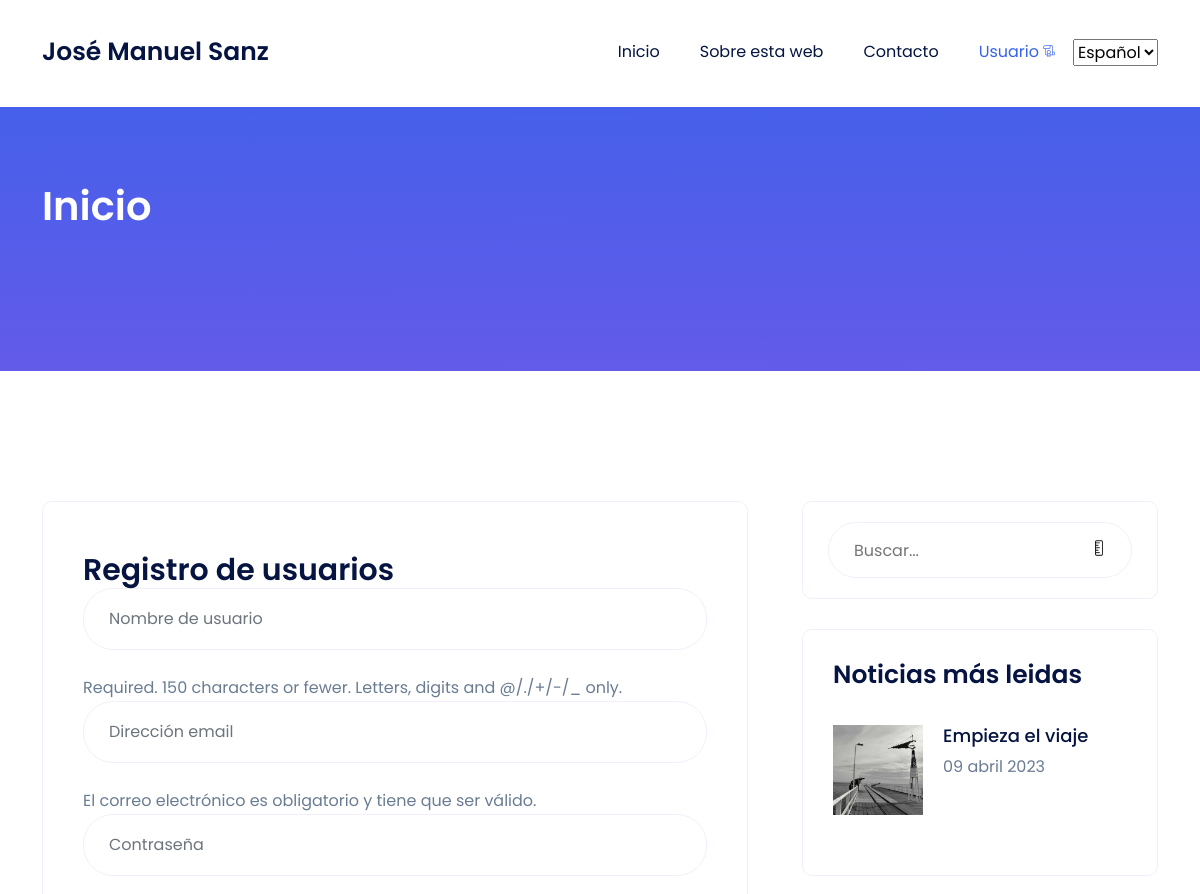
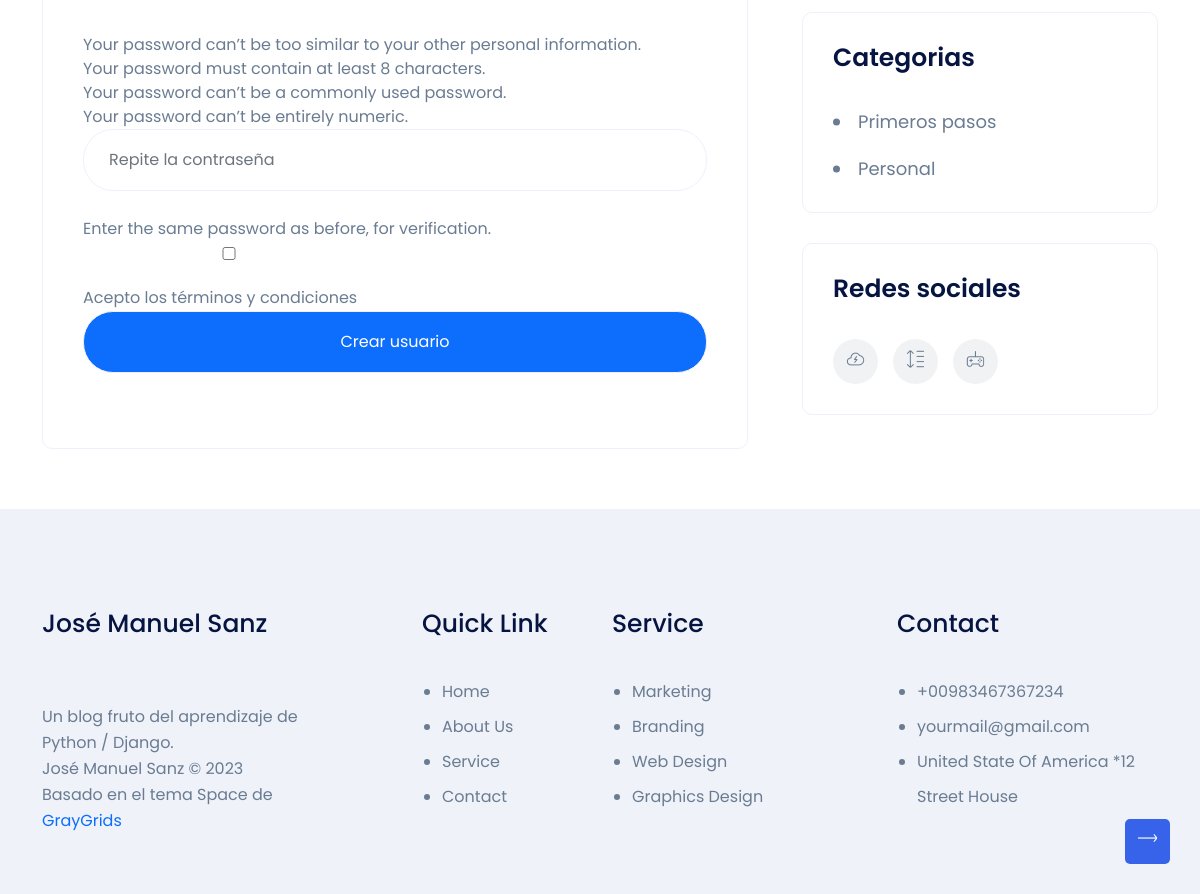
/usuarios/registro/, run on the app's committed database (2 pictures, top to bottom).
### core/models.py (models this page shows, shortened)
class Pagina(models.Model):
    titulo = models.CharField(max_length=250)
    subtitulo = models.CharField(max_length=250)
    id = models.AutoField(primary_key=True)
    slug = models.SlugField(unique=True, default=0)
    contenido = RichTextField()
    imagen = models.ImageField(upload_to='paginas')
    fecha_creacion = models.DateTimeField(auto_now_add=True) # Se añade la hora de forma automática cuando se crea el registro
    fecha_actualizacion = models.DateTimeField(auto_now=True) # Se añade la hora de forma automática al actualizarse el campo
    class Meta:
        verbose_name = "pagina"
        verbose_name_plural = "paginas"
        ordering = ["-fecha_creacion"] # Ordena por defecto de mas antiguo a mas nuevo, con (-NombreCampo), cambia a la inversa

### blog/models.py (models this page shows, shortened)
class Blog(models.Model):
    id = models.AutoField(primary_key=True)
    titulo = models.CharField(max_length=250)
    slug = models.SlugField(unique=True, default=0)
    subtitulo = models.CharField(max_length=250)
    contenido = RichTextField()
    imagen = models.ImageField(upload_to='blog')
    fecha_creacion = models.DateTimeField(auto_now_add=True) # Se añade la hora de forma automática cuando se crea el registro
    fecha_actualizacion = models.DateTimeField(auto_now=True) # Se añade la hora de forma automática al actualizarse el campo
    autor = models.ForeignKey(Autor, on_delete=models.CASCADE, related_name='blogs')
    num_visitas = models.PositiveIntegerField(default=0) # Nuevo campo para contabilizar el número de visitas
    categorias = models.ManyToManyField(Categoria, related_name=_('categorias'))
    class Meta:
        verbose_name = "noticia"
        verbose_name_plural = "noticias"
        ordering = ["-fecha_creacion"] # Ordena por defecto de mas antiguo a mas nuevo, con (-NombreCampo), cambia a la inversa

class Categoria(models.Model):
    nombre = models.CharField(max_length=100)
    slug = models.SlugField(unique=True, default=0)

### registration/views.py (the view, shortened to what this page needs)
# urls.py: path('registro/', RegistroView.as_view(), name="registro"),
class RegistroView(CreateView):
    form_class = RegistroConMail
    template_name = 'registration/registro.html'
    def get_form(self, form_class=None):
        form = super(RegistroView, self).get_form()
        form.fields['username'].widget = forms.TextInput(attrs={'class':'form-control', 'placeholder':'Nombre de usuario'})
        form.fields['email'].widget = forms.EmailInput(attrs={'class':'form-control', 'placeholder':'Dirección email'})
        form.fields['password1'].widget = forms.PasswordInput(attrs={'class':'form-control', 'placeholder':'Contraseña'})
        form.fields['password2'].widget = forms.PasswordInput(attrs={'class':'form-control', 'placeholder':'Repite la contraseña'})
        return form

### registration/forms.py (shortened to what this page needs)
class RegistroConMail(UserCreationForm):
    email = forms.EmailField(required=True, help_text="El correo electrónico es obligatorio y tiene que ser válido.")
    class Meta:
        model = User
        fields = ("username", "email", "password1", "password2")

### blog/utils.py (called while the page is built)
def mas_leidas():
    return Blog.objects.all().order_by('-num_visitas')[:3]

def lista_categorias():
   return Categoria.objects.all()

### core/utils.py (called while the page is built)
def obtener_paginas():
    return Pagina.objects.all()

### core/views.py (called while the page is built)
def paginas_context(request):
    return {'paginas': obtener_paginas()}

def noticias_context(request):
    return {'mas_leidas': mas_leidas()}

def categorias_context(request):
    return {'categorias': lista_categorias()}

### registration/templates/registration/registro.html (shortened to what this page needs)
{% extends 'core/base.html' %}
{% load i18n %}
{% block content %}
<section class="blog-section pt-130">
    <div class="container">
        <div class="row">
            <div class="col-xl-8 col-lg-7">
                <div class="left-side-wrapper mb-60">
                    <div class="single-blog blog-style-2 mb-60 wow fadeInUp">
                        <div class="comment-form-wrapper ms-0">
                            <h3>Registro de usuarios</h3>
                            <form action="{% url 'registro' %}" method="POST" class="comment-form">
                                {{form.as_p}}
                                <p style="display: inline-block; vertical-align: middle;">
                                    <input type="checkbox" name="terms" id="terms">
                                    <span>Acepto los términos y condiciones</span>
                                  </p>
                                <input type="submit" class="btn btn-primary" value="{% trans 'Crear usuario' %}">
                            </form>
                        </div>
                    </div>
                </div>
            </div>
{% endblock%}

### core/templates/core/base.html (shortened to what this page needs)
<!doctype html>
<html lang="es">
<head>
    {% load static %}
    {% load i18n %}
    <link rel="stylesheet" href="https://cdn.jsdelivr.net/npm/bootstrap@4.0.0/dist/css/bootstrap.min.css">
    <link rel="stylesheet" href="{% static 'core/assets/css/LineIcons.2.0.css' %}">
    <link rel="stylesheet" href="{% static 'core/assets/css/animate.css' %}">
    <link rel="stylesheet" href="{% static 'core/assets/css/tiny-slider.css' %}">
    <link rel="stylesheet" href="{% static 'core/assets/css/glightbox.min.css' %}">
    <link rel="stylesheet" href="{% static 'core/assets/css/bootstrap-5.0.0-beta1.min.css' %}">
    <link rel="stylesheet" href="{% static 'core/assets/css/main.css' %}">
</head>
<body>
    <header class="header navbar-area">
        <div class="container">
            <div class="row align-items-center">
                <div class="col-lg-12">
                    <nav class="navbar navbar-expand-lg">
                        <a class="navbar-brand" href="{% url 'home' %}">
                            <h4>José Manuel Sanz</h4>
                        </a>
                        <div class="navbar-collapse sub-menu-bar collapse" id="navbarSupportedContent" >
                        <ul id="nav" class="navbar-nav ms-auto">
                        <li class="nav-item">
                        <a href="{% url 'home' %}">{% trans "Inicio" %}</a>
                        </li>
                         {% for pagina in paginas %}
                         <li class="nav-item"><a href="/pagina/{{pagina.slug}}/">{{ pagina.titulo }}</a></li>
                         {% endfor %}
                        <li class="nav-item">
                        <a  href="{% url 'contacto' %}">{% trans "Contacto" %}</a>
                        </li>
                        <li class="nav-item">
                            <a class="page-scroll dd-menu active collapsed" href="javascript:void(0)" data-bs-toggle="collapse" data-bs-target="#submenu-1-1" aria-controls="navbarSupportedContent" aria-expanded="false" aria-label="Toggle navigation">Usuario</a>
                        </li>
                        </ul>
                        {% get_current_language as LANGUAGE_CODE %}
                        {% get_available_languages as LANGUAGES %}
                        <select id="language-selector" onchange="location.href=this.value;">
                            {% for lang_code, lang_name in LANGUAGES %}
                                <option value="{% url 'change_language' lang_code %}" {% if lang_code == LANGUAGE_CODE %}selected{% endif %}>{{ lang_name }}</option>
                            {% endfor %}
                        </select>
                        </div>
                        </nav>
                </div>
            </div>
        </div>
    </header>
    <section class="page-banner-section pt-75 pb-75 img-bg"
        style="background-image:url({% static 'core/assets/img/bg/common-bg.svg' %})">
        <div class="container">
            <div class="row">
                <div class="col-xl-12">
                    <div class="banner-content">
                        {% if noticia %}
                        <h2 class="titular_en_breadcrumb">{{ noticia.titulo }}</h2>
                        <h3 class="titular_en_breadcrumb">{{ noticia.subtitulo}}</h3>
                        <div class=meta-information>
                            <p class="meta-info titular_en_breadcrumb"><br>
                                {% trans "Autor" %}: Por {{noticia.autor}} | {{noticia.fecha_creacion|date:"d \ F \ Y" }}
                            </p>
                            <p class="titular_en_breadcrumb">{% trans "Categorias" %}:
                                <a href="javascript:void(0)">
                                {% for categoria in noticia.categorias.all %}
                                 <a class="titular_en_breadcrumb" href="/categoria/{{categoria.slug}}/">{{ categoria.nombre }}</a>{% if not forloop.last %}, {% endif %}
                                {% endfor %}
                                 </a>
                            </p>
                        </div>
                        {% elif pagina %}
                        <h2 class="titular_en_breadcrumb">{{ pagina.titulo }}</h2>
                        <h3 class="titular_en_breadcrumb">{{ pagina.subtitulo }}</h3>
                        {% elif categoria %}
                        <h3 class="titular_en_breadcrumb">{% trans "Noticias de la categoria:" %} {{ categoria.nombre}}</h3>
                        {% elif resultados %}
                        <h3 class="titular_en_breadcrumb">{% trans "Resultados de la busqueda" %}</h3>
                        {% elif contacto %}
                        <h3 class="titular_en_breadcrumb">{% trans "Formulario de contacto" %}</h3>
                        {% elif login %}
                        <h3 class="titular_en_breadcrumb">{% trans "Inicio de sesión" %}</h3>
                        {% else %}
                        <h2 class="titular_en_breadcrumb">{% trans "Inicio" %}</h2>
                        {% endif %}
                        <div class="page-breadcrumb">
                            <nav aria-label="breadcrumb">
                                <ol class="breadcrumb">
                                </ol>
                            </nav>
                        </div>
                    </div>
                </div>
            </div>
        </div>
    </section>
    {% block content %}
    {% endblock %}
    {% if not contacto %}
    <div class="col-xl-4 col-lg-5">
        <div class="sidebar-wrapper">
            <div class="sidebar-box search-form-box mb-30">
                <form action="{% url 'buscar_noticias' %}" method="POST" class="search-form">
                    <input type="text" name="cadena" placeholder='{% trans "Buscar..." %}'>
                    <button type="submit"><i class="lni lni-search-alt"></i></button>
                </form>
            </div>
            <div class="sidebar-box recent-blog-box mb-30">
                <h4>{% trans "Noticias más leidas" %}</h4>
                <div class="recent-blog-items">
                    {% for noticia in mas_leidas %}
                    <div class="recent-blog mb-30">
                        <div class="recent-blog-img">
                            <img src="{{noticia.imagen.url}}" alt="#">
                        </div>
                        <div class="recent-blog-content">
                            <h5><a href="/blog/{{noticia.slug}}">{{ noticia.titulo }}</a></h5>
                            <span class="date">{{ noticia.fecha_creacion | date:"d \ F \ Y" }}</span>
                        </div>
                    </div>
                    {% endfor %}
                </div>
            </div>
            <div class="sidebar-box catagories-box mb-30">
                <h4>{% trans "Categorias" %}</h4>
                <ul>
                    {% for categoria in categorias %}
                    <li>
                        <a href="/categoria/{{categoria.slug}}/">
                            <span>{{ categoria.nombre}}</span>
                        </a>
                    </li>
                    {% endfor %}
                </ul>
            </div>
            <div class="sidebar-box mb-30">
                <h4>{% trans "Redes sociales" %}</h4>
                <div class="footer-social-links">
                    <ul class="d-flex justify-content-start">
                        <li><a href="https://twitter.com/jmsanzprieto"><i class="lni lni-twitter-filled"></i></a></li>
                        <li><a href="https://www.linkedin.com/in/josemanuelsanzprieto/"><i class="lni lni-linkedin-original"></i></a></li>
                        <li><a href="https://github.com/jmsanzprieto/"><i class="lni lni-github-original"></i></a></li>
                    </ul>
                </div>
            </div>
            {% endif %}
        </div>
    </div>
    </div>
    </div>
    </section>
    <footer class="footer pt-100">
        <div class="container">
            <div class="row">
                <div class="col-xl-3 col-lg-4 col-md-6">
                    <div class="footer-widget mb-60 wow fadeInLeft">
                        <a href="{% url 'home' %}" class="logo mb-30"><h4>José Manuel Sanz</h4></a>
                    </div>
                </div>
                <div class="col-xl-2 offset-xl-1 col-lg-2 col-md-6">
                    <div class="footer-widget mb-60 wow fadeInUp">
                        <h4>Quick Link</h4>
                        <ul class="footer-links">
                            <li>
                                <a href="javascript:void(0)">Home</a>
                            </li>
                            <li>
                                <a href="javascript:void(0)">About Us</a>
                            </li>
                            <li>
                                <a href="javascript:void(0)">Service</a>
                            </li>
                            <li>
                                <a href="javascript:void(0)">Contact</a>
                            </li>
                        </ul>
                    </div>
                </div>
                <div class="col-xl-3 col-lg-3 col-md-6">
                    <div class="footer-widget mb-60 wow fadeInUp">
                        <h4>Service</h4>
                        <ul class="footer-links">
                            <li>
                                <a href="javascript:void(0)">Marketing</a>
                            </li>
                            <li>
                                <a href="javascript:void(0)">Branding</a>
                            </li>
                            <li>
                                <a href="javascript:void(0)">Web Design</a>
                            </li>
                            <li>
                                <a href="javascript:void(0)">Graphics Design</a>
                            </li>
                        </ul>
                    </div>
                </div>
                <div class="col-xl-3 col-lg-3 col-md-6">
                    <div class="footer-widget mb-60 wow fadeInRight" ".8s">
                        <h4>Contact</h4>
                        <ul class="footer-contact">
                            <li>
                                <p>+00983467367234</p>
                            </li>
                            <li>
                                <p>yourmail@gmail.com</p>
                            </li>
                            <li>
                                <p>United State Of America
                                    *12 Street House</p>
                            </li>
                        </ul>
                    </div>
                </div>
            </div>
        </div>
    </footer>
    <a href="#" class="scroll-top">
        <i class="lni lni-arrow-up"></i>
    </a>
</body>
</html>

### core/templates/core/base.html (style rules this page uses)
.titular_en_breadcrumb { color: white; }

### data on the page
Pagina: titulo "Sobre esta web"
Blog: imagen (picture), titulo "Empieza el viaje", fecha_creacion "09 abril 2023"
Categoria: nombre "Primeros pasos"
Categoria: nombre "Personal"

### other printed values
form field value "Español"
